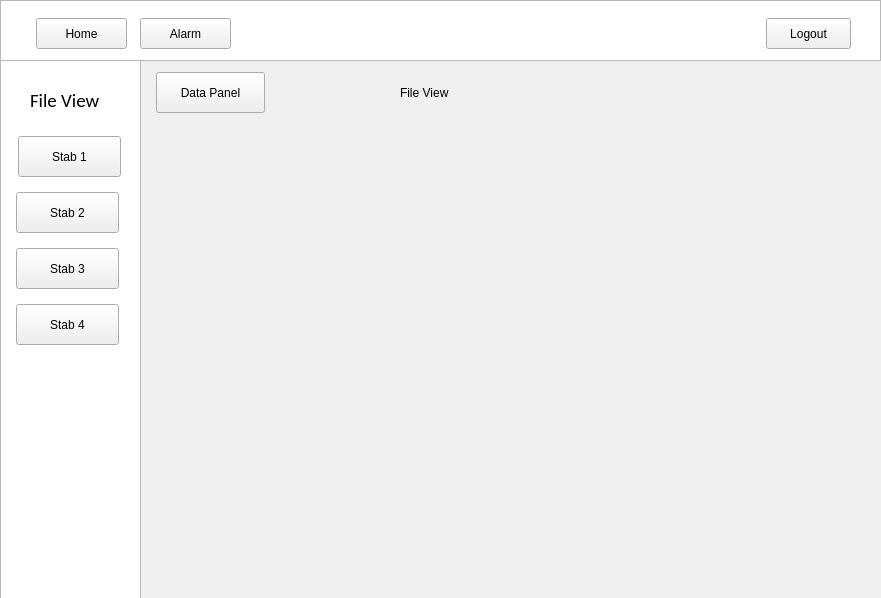
<?xml version="1.0" encoding="UTF-8"?>
<ui version="4.0">
 <class>DataLogger</class>
 <widget class="QMainWindow" name="DataLogger">
  <property name="geometry">
   <rect>
    <x>0</x>
    <y>0</y>
    <width>881</width>
    <height>598</height>
   </rect>
  </property>
  <property name="windowTitle">
   <string>DataLogger | STABS</string>
  </property>
  <widget class="QWidget" name="centralwidget">
   <widget class="QListWidget" name="SideBar">
    <property name="geometry">
     <rect>
      <x>0</x>
      <y>60</y>
      <width>141</width>
      <height>541</height>
     </rect>
    </property>
   </widget>
   <widget class="QListWidget" name="MainBar">
    <property name="geometry">
     <rect>
      <x>0</x>
      <y>0</y>
      <width>881</width>
      <height>61</height>
     </rect>
    </property>
    <property name="autoFillBackground">
     <bool>true</bool>
    </property>
   </widget>
   <widget class="QPushButton" name="HomeButton">
    <property name="geometry">
     <rect>
      <x>36</x>
      <y>18</y>
      <width>91</width>
      <height>31</height>
     </rect>
    </property>
    <property name="styleSheet">
     <string notr="true"/>
    </property>
    <property name="text">
     <string>Home</string>
    </property>
    <property name="icon">
     <iconset resource="../../DataLogger/resources.qrc">
      <normaloff>:/icons/icons/home.svg</normaloff>:/icons/icons/home.svg</iconset>
    </property>
   </widget>
   <widget class="QPushButton" name="AlarmButton">
    <property name="geometry">
     <rect>
      <x>140</x>
      <y>18</y>
      <width>91</width>
      <height>31</height>
     </rect>
    </property>
    <property name="text">
     <string>Alarm</string>
    </property>
    <property name="icon">
     <iconset resource="../../DataLogger/resources.qrc">
      <normaloff>:/icons/icons/bell.svg</normaloff>:/icons/icons/bell.svg</iconset>
    </property>
   </widget>
   <widget class="QPushButton" name="LogoutButton">
    <property name="geometry">
     <rect>
      <x>766</x>
      <y>18</y>
      <width>85</width>
      <height>31</height>
     </rect>
    </property>
    <property name="text">
     <string>Logout</string>
    </property>
    <property name="icon">
     <iconset resource="../../DataLogger/resources.qrc">
      <normaloff>:/icons/icons/log-out.svg</normaloff>:/icons/icons/log-out.svg</iconset>
    </property>
   </widget>
   <widget class="QPushButton" name="Stab1_button">
    <property name="geometry">
     <rect>
      <x>18</x>
      <y>136</y>
      <width>103</width>
      <height>41</height>
     </rect>
    </property>
    <property name="text">
     <string>Stab 1</string>
    </property>
    <property name="icon">
     <iconset resource="../../DataLogger/resources.qrc">
      <normaloff>:/icons/icons/radio.svg</normaloff>:/icons/icons/radio.svg</iconset>
    </property>
    <property name="iconSize">
     <size>
      <width>30</width>
      <height>30</height>
     </size>
    </property>
   </widget>
   <widget class="QLabel" name="FileView">
    <property name="geometry">
     <rect>
      <x>30</x>
      <y>90</y>
      <width>91</width>
      <height>21</height>
     </rect>
    </property>
    <property name="font">
     <font>
      <family>Calibri</family>
      <pointsize>14</pointsize>
      <weight>50</weight>
      <bold>false</bold>
     </font>
    </property>
    <property name="text">
     <string>File View</string>
    </property>
   </widget>
   <widget class="QPushButton" name="Stab4_button">
    <property name="geometry">
     <rect>
      <x>16</x>
      <y>304</y>
      <width>103</width>
      <height>41</height>
     </rect>
    </property>
    <property name="text">
     <string>Stab 4</string>
    </property>
    <property name="icon">
     <iconset resource="../../DataLogger/resources.qrc">
      <normaloff>:/icons/icons/radio.svg</normaloff>:/icons/icons/radio.svg</iconset>
    </property>
    <property name="iconSize">
     <size>
      <width>30</width>
      <height>30</height>
     </size>
    </property>
   </widget>
   <widget class="QPushButton" name="Stab3_button">
    <property name="geometry">
     <rect>
      <x>16</x>
      <y>248</y>
      <width>103</width>
      <height>41</height>
     </rect>
    </property>
    <property name="text">
     <string>Stab 3</string>
    </property>
    <property name="icon">
     <iconset resource="../../DataLogger/resources.qrc">
      <normaloff>:/icons/icons/radio.svg</normaloff>:/icons/icons/radio.svg</iconset>
    </property>
    <property name="iconSize">
     <size>
      <width>30</width>
      <height>30</height>
     </size>
    </property>
   </widget>
   <widget class="QPushButton" name="Stab2_button">
    <property name="geometry">
     <rect>
      <x>16</x>
      <y>192</y>
      <width>103</width>
      <height>41</height>
     </rect>
    </property>
    <property name="text">
     <string>Stab 2</string>
    </property>
    <property name="icon">
     <iconset resource="../../DataLogger/resources.qrc">
      <normaloff>:/icons/icons/radio.svg</normaloff>:/icons/icons/radio.svg</iconset>
    </property>
    <property name="iconSize">
     <size>
      <width>30</width>
      <height>30</height>
     </size>
    </property>
   </widget>
   <widget class="QPushButton" name="DataPanelButton">
    <property name="geometry">
     <rect>
      <x>156</x>
      <y>72</y>
      <width>109</width>
      <height>41</height>
     </rect>
    </property>
    <property name="text">
     <string>Data Panel</string>
    </property>
    <property name="icon">
     <iconset resource="../../DataLogger/resources.qrc">
      <normaloff>:/icons/icons/table.svg</normaloff>:/icons/icons/table.svg</iconset>
    </property>
   </widget>
   <widget class="QLabel" name="label">
    <property name="geometry">
     <rect>
      <x>400</x>
      <y>80</y>
      <width>93</width>
      <height>25</height>
     </rect>
    </property>
    <property name="styleSheet">
     <string notr="true">font: 12pt &quot;MS Shell Dlg 2&quot;;</string>
    </property>
    <property name="text">
     <string>File View</string>
    </property>
   </widget>
  </widget>
 </widget>
 <resources>
  <include location="../../DataLogger/resources.qrc"/>
 </resources>
 <connections/>
 <designerdata>
  <property name="gridDeltaX">
   <number>2</number>
  </property>
  <property name="gridDeltaY">
   <number>2</number>
  </property>
  <property name="gridSnapX">
   <bool>true</bool>
  </property>
  <property name="gridSnapY">
   <bool>true</bool>
  </property>
  <property name="gridVisible">
   <bool>true</bool>
  </property>
 </designerdata>
</ui>
